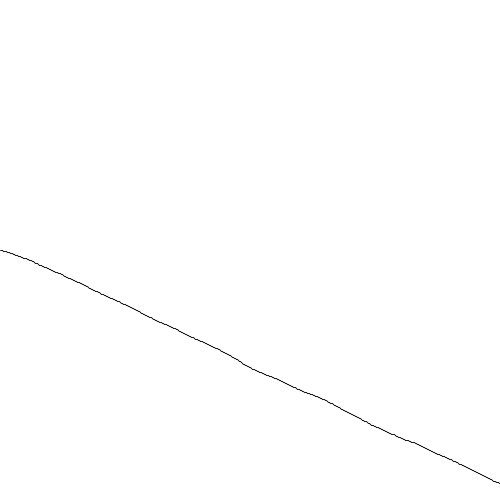
Frame 1 (no input)
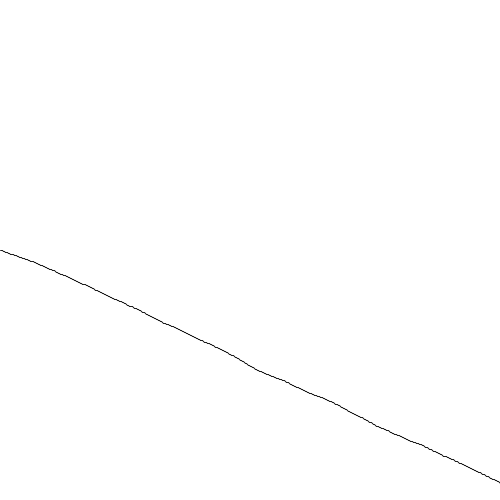
Frame 60 (the mouse pressed at the canvas centre just before this capture)
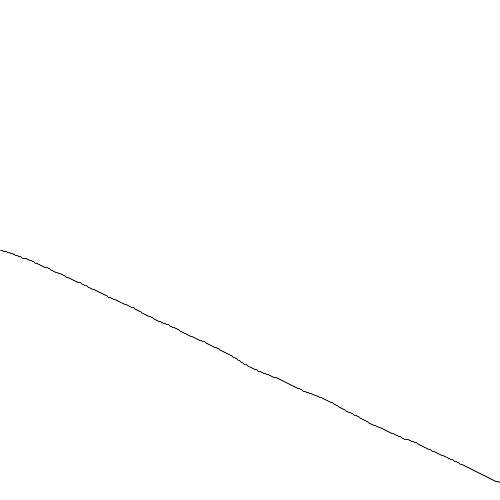
Frame 120 (the mouse held since frame 60 and released just before this capture)

The Processing sketch that drew these frames (run headless with seeded random() and noise(); from frame 60 on, the mouse is pressed at the canvas centre):

// Processing sketch: processing_182015
// ── processing_182015.pde

float y;
float x;
float yVariance;
float newY;
float noiseSeed;

void setup(){
 size(500,500);
 smooth();
 y=height/2;
 x=0;
 strokeWeight(1);
 stroke(0,200);
 frameRate(10);
 
  
}

void draw(){
  background(255);
  noiseSeed=random(10);// try 2
  for (int i=0;x<width;x++){
    yVariance=noise(noiseSeed)-.002;
    newY=y+yVariance;
    line(x,y,x+1,newY);
    y=newY;
    noiseSeed+=0.8;
  }
  x=0;
  y=height/2;
  
  
  
}
